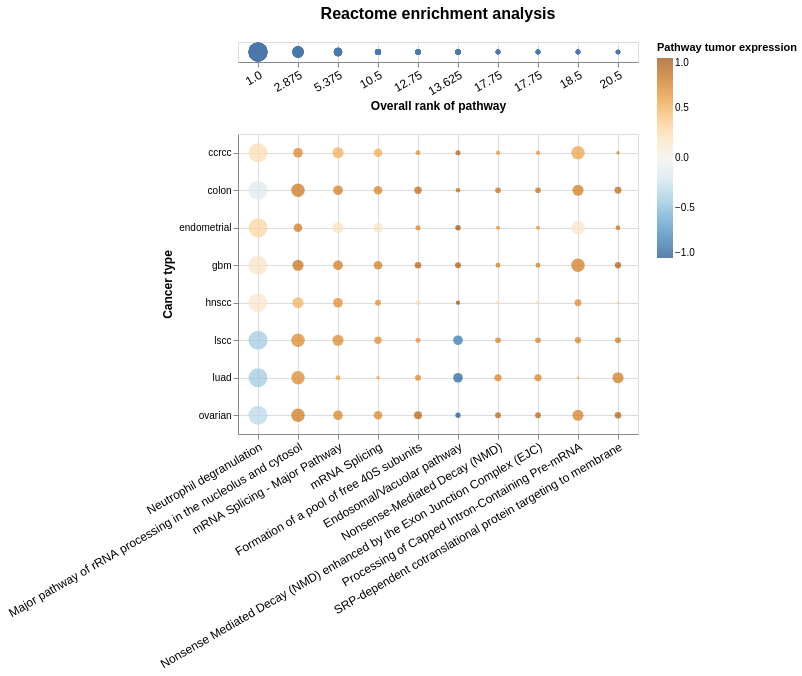

Notebook source saved alongside this figure:
### Code cell
individual = alt.Chart(enrichment_data).mark_circle().encode(
    x=alt.X(
        "name:N",
        sort=enrichment_data["name"].values,
        axis=alt.Axis(
            labelAngle=-30,
            labelFontSize=12,
            labelLimit=500,
            title="",
            titleFontSize=12
        )
    ),
    y=alt.Y(
        "cancer_type:N",
        axis=alt.Axis(
            title="Cancer type",
            titleFontSize=12
        ),
    ),
    size=alt.Size(
        "rank_size:Q",
        legend=None
    ),
    color=alt.Color(
        "mean_expr:Q",
        scale=alt.Scale(
            scheme="blueorange"
        ),
        legend=alt.Legend(
            title="Pathway tumor expression"
        )
    )
).properties(
    width=400,
    height=300
)

aggregate = alt.Chart(enrichment_data).mark_circle().encode(
    x=alt.X(
        "avg_rank_label:N",
        sort=enrichment_data["avg_rank_label"].values,
        axis=alt.Axis(
            labelAngle=-30,
            labelFontSize=12,
            labelLimit=500,
            title="Overall rank of pathway",
            titleFontSize=12
        )
    ),
    size=alt.Size(
        "avg_rank_size:Q",
        legend=None
    ),
).properties(
    width=400,
    title="Reactome enrichment analysis"
)

alt.vconcat(aggregate, individual).configure_axis(
    grid=True
).configure_title(
    fontSize=16,
    offset=20
)
